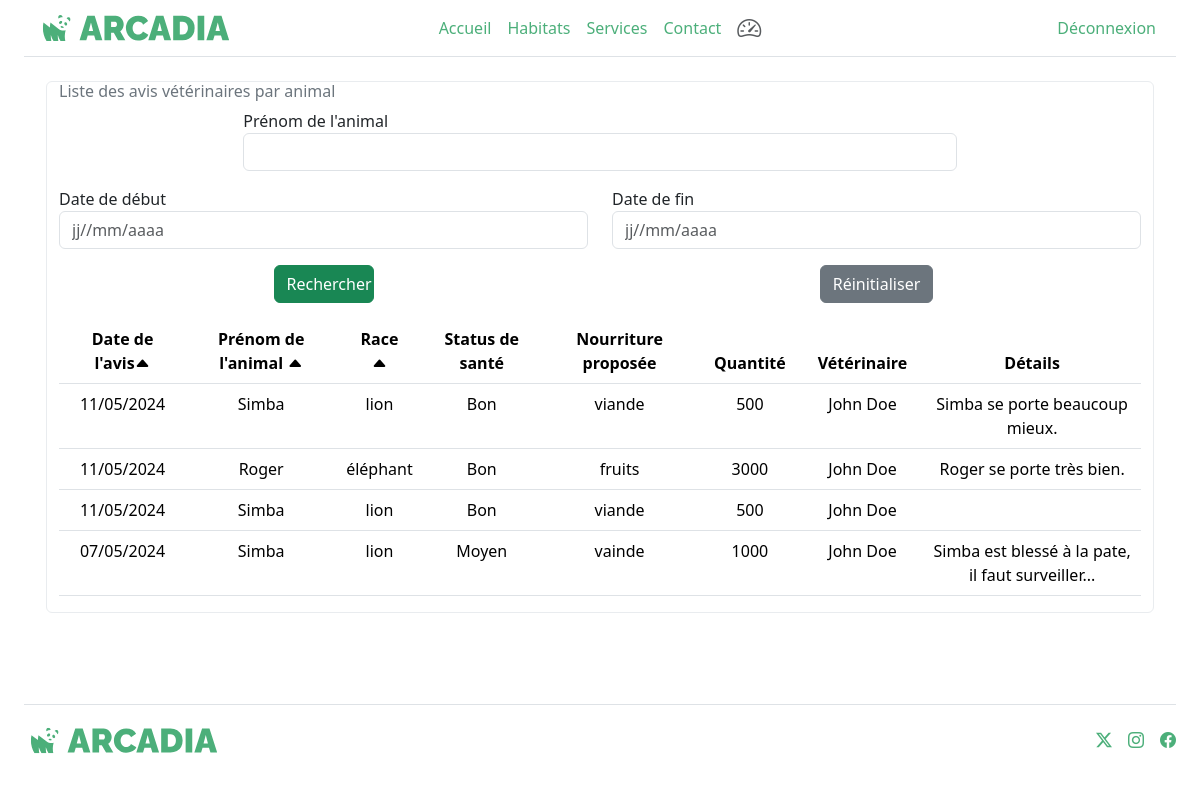
The page /index.php?controller=dashboard&action=reviewVeterinaryList (signed in) on the database its author committed.
### tables this page shows
CREATE TABLE IF NOT EXISTS `review_veterinary` (
  `id` int(10) unsigned NOT NULL AUTO_INCREMENT,
  `health_status` varchar(50) NOT NULL,
  `food` varchar(50) NOT NULL,
  `food_quantity` int(11) NOT NULL,
  `passing_date` date NOT NULL,
  `health_status_details` longtext DEFAULT NULL,
  `animal_uuid` varchar(255) NOT NULL,
  `user_id` int(11) NOT NULL,
  PRIMARY KEY (`id`),
  KEY `user_id` (`user_id`),
  KEY `animal_uuid` (`animal_uuid`) USING BTREE,
  CONSTRAINT `FK_review_veterinary_sf_arcadia.user` FOREIGN KEY (`user_id`) REFERENCES `user` (`id`) ON DELETE NO ACTION ON UPDATE NO ACTION
);

### src/Security/Security.php (called while the page is built, shortened)
<?php
class Security
{
    public static function isAdmin(): bool
    {
        return isset($_SESSION['user']) && $_SESSION['user']['role'] === 'admin';
    }
}

### index.php (called while the page is built, shortened)
<?php
$controller = new Controller();
$controller->route();

### db_config.php (called while the page is built, shortened)
<?php
if (file_exists(__DIR__ . '/.env')) {
    $dotenv = Dotenv::createImmutable(__DIR__);
    $dotenv->load();
    return [
        'db_name' => $_ENV['DB_NAME'],
        'db_user' => $_ENV['DB_USER'],
        'db_password' => $_ENV['DB_PASSWORD'],
        'db_port' => $_ENV['DB_PORT'],
        'db_host' => $_ENV['DB_HOST'],
    ];
} else {
    return [
        'db_name' => $_ENV['DB_NAME'],
        'db_user' => $_ENV['DB_USER'],
        'db_password' => $_ENV['DB_PASSWORD'],
        'db_port' => $_ENV['DB_PORT'],
        'db_host' => $_ENV['DB_HOST'],
    ];
}

### src/Db/Mysql.php (called while the page is built, shortened)
<?php
class Mysql
{
    private $db_name;
    private $db_user;
    private $db_password;
    private $db_port;
    private $db_host;
    private $pdo = null;
    private static $_instance = null;
    private function __construct()
    {
        $conf = require_once _ROOTPATH_ . '/db_config.php';
    }
    public static function getInstance(): self
    {
        if (is_null(self::$_instance)) {
            self::$_instance = new Mysql();
        }
        return self::$_instance;
    }
    public function getPDO(): \PDO
    {
        if (is_null($this->pdo)) {
            $this->pdo = new \PDO('mysql:dbname=' . $this->db_name . ';charset=utf8;host=' . $this->db_host . ':' . $this->db_port, $this->db_user, $this->db_password);
        }
        return $this->pdo;
    }
}

### src/Repository/Repository.php (called while the page is built, shortened)
<?php
class Repository
{
    public function __construct()
    {
        $mysql = Mysql::getInstance();
        $this->pdo = $mysql->getPDO();
    }
}

### src/Repository/ReviewVeterinaryRepository.php (called while the page is built, shortened)
<?php
class ReviewVeterinaryRepository extends Repository
{
    public function findAll()
    {
        $query = $this->pdo->prepare('SELECT * FROM review_veterinary ORDER BY passing_date DESC');
        $query->execute();
        $reviewsVeterinary = $query->fetchAll($this->pdo::FETCH_ASSOC);
        $reviewsVeterinary = array_map(function ($reviewVeterinary) {
            return ReviewVeterinary::createAndHydrate($reviewVeterinary);
        }, $reviewsVeterinary);
        return $reviewsVeterinary;
    }
}

### src/Entity/Entity.php (called while the page is built, shortened)
<?php
class Entity
{
    public static function createAndHydrate(array $data): static
    {
        $entity = new static();
        $entity->hydrate($data);
        return $entity;
    }
    public function hydrate(array $data)
    {
        if (count($data) > 0) {
            foreach ($data as $key => $value) {
                $methodName = 'set' . StringTools::toPascalCase($key);
                if (method_exists($this, $methodName)) {
                    if ($key == 'created_at') {
                        $value = new \DateTime($value);
                    } else if ($key == 'updated_at') {
                        $value = new \DateTime($value);
                    } else if ($key == 'passing_date') {
                        $value = new \DateTime($value);
                    } else if ($key == 'give_at') {
                        $value = new \DateTime($value);
                    }
                }
            }
        }
    }
}

### src/Tools/StringTools.php (called while the page is built, shortened)
<?php
class StringTools
{
    public static function toCamelCase($value, $pascalCase = false)
    {
        $value = ucwords(str_replace(array('-', '_'), ' ', $value));
        $value = str_replace(' ', '', $value);
        if ($pascalCase === false) {
            return lcfirst($value);
        } else {
            return $value;
        }
    }
    public static function toPascalCase($value)
    {
        return self::toCamelCase($value, true);
    }
}

### src/Entity/ReviewVeterinary.php (called while the page is built, shortened)
<?php
class ReviewVeterinary extends Entity
{
    protected ?string $health_status = '';
    protected ?string $food = '';
    protected ?string $food_quantity = '';
    protected ?DateTime $passing_date = null;
    protected ?string $health_status_details = '';
    protected ?string $animalUuid = '';
    protected ?int $userId = 0;
    public function setId($id): self
    {
        return $this;
    }
    public function getHealthStatus(): string
    {
        return $this->health_status;
    }
    public function setHealthStatus($health_status): self
    {
        $this->health_status = $health_status;
        return $this;
    }
    public function getFood(): string
    {
        return $this->food;
    }
    public function setFood($food): self
    {
        $this->food = $food;
        return $this;
    }
    public function getFoodQuantity(): string
    {
        return $this->food_quantity;
    }
    public function setFoodQuantity($food_quantity): self
    {
        $this->food_quantity = $food_quantity;
        return $this;
    }
    public function getPassingDate()
    {
        return $this->passing_date;
    }
    public function setPassingDate(DateTime $passing_date): self
    {
        $this->passing_date = $passing_date;
        return $this;
    }
    public function getHealthStatusDetails(): string
    {
        return $this->health_status_details;
    }
    public function setHealthStatusDetails($health_status_details): self
    {
        $this->health_status_details = $health_status_details;
        return $this;
    }
    public function getAnimalUuid(): string
    {
        return $this->animalUuid;
    }
    public function setAnimalUuid($animalUuid): self
    {
        $this->animalUuid = $animalUuid;
        return $this;
    }
    public function getUserId(): int
    {
        return $this->userId;
    }
    public function setUserId($userId): self
    {
        $this->userId = $userId;
        return $this;
    }
    public function getAnimalFirstName(): string
    {
        $animalRepository = new AnimalRepository();
        $animal = $animalRepository->findOneByUuid($this->animalUuid);
        return $animal->getFirstName();
    }
    public function getAnimalRace(): string
    {
        $animalRepository = new AnimalRepository();
        $animal = $animalRepository->findOneByUuid($this->animalUuid);
        return $animal->getRace();
    }
    public function getUserFistName(): string
    {
        $userRepository = new UserRepository();
        $user = $userRepository->findOneById($this->userId);
        return $user->getFirstname();
    }
    public function getUserLastName(): string
    {
        $userRepository = new UserRepository();
        $user = $userRepository->findOneById($this->userId);
        return $user->getLastName();
    }
}

### src/Repository/AnimalRepository.php (called while the page is built, shortened)
<?php
class AnimalRepository extends Repository
{
    public function findOneByUuid(string $uuid)
    {
        $query = $this->pdo->prepare('SELECT * FROM animal WHERE uuid = :uuid');
        $query->bindValue(':uuid', $uuid, \PDO::PARAM_STR);
        $query->execute();
        $animal = $query->fetch($this->pdo::FETCH_ASSOC);
        if ($animal) {
            return Animal::createAndHydrate($animal);
        }
        return null;
    }
}

### src/Entity/Animal.php (called while the page is built, shortened)
<?php
class Animal extends Entity
{
    public function setId($id): self
    {
        return $this;
    }
    public function setUuid($uuid): self
    {
        return $this;
    }
    public function setFirstname($first_name): self
    {
        $this->first_name = $first_name;
        return $this;
    }
    public function setRace($race): self
    {
        $this->race = $race;
        return $this;
    }
    public function setImage($image): self
    {
        return $this;
    }
    public function setHabitatId($habitatId): self
    {
        return $this;
    }
}

### src/Repository/UserRepository.php (called while the page is built, shortened)
<?php
class UserRepository extends Repository
{
    public function findOneById(int $id)
    {
        $query = $this->pdo->prepare("SELECT * FROM user WHERE id = :id");
        $query->bindParam(':id', $id, $this->pdo::PARAM_STR);
        $query->execute();
        $user = $query->fetch($this->pdo::FETCH_ASSOC);
        if ($user) {
            return User::createAndHydrate($user);;
        } else {
            return false;
        }
    }
}

### src/Entity/User.php (called while the page is built, shortened)
<?php
class User extends Entity
{
    public function setId(?int $id): self
    {
        return $this;
    }
    public function setEmail(?string $email): self
    {
        return $this;
    }
    public function setPassword(?string $password): self
    {
        return $this;
    }
    public function setFirstName(?string $first_name): self
    {
        $this->first_name = $first_name;
        return $this;
    }
    public function setLastName(?string $last_name): self
    {
        $this->last_name = $last_name;
        return $this;
    }
    public function setRole(?string $role): self
    {
        return $this;
    }
}

### templates/dashboard/reviewVeterinaryList.php (the view, shortened to what this page needs)
<?php
require_once _ROOTPATH_ . '/templates/header.php'; ?>
<?php if (Security::isAdmin()) {  ?>
    <main class="container">
        <div class="row justify-content-around border border-light-subtle rounded mt-3 mx-1">
            <div class=" table-responsive">
                <h6 class="text-secondary">Liste des avis vétérinaires par animal</h6>
                <form id="reviewVeterinaryForm" class="form-inline justify-content-center row">
                    <div class="form-group mb-3 col-8">
                        <label for="animalFirstName" class="sr-only">Prénom de l'animal</label>
                        <input type="text" class="form-control" id="animalFirstName">
                    </div>
                    <div class=" form-group mb-3 col-md-6">
                        <label for="firstDate" class="sr-only">Date de début</label>
                        <input type="text" class="form-control" id="firstDate" placeholder="jj//mm/aaaa">
                    </div>
                    <div class="form-group mb-3 col-md-6">
                        <label for=" lastDate" class="sr-only">Date de fin</label>
                        <input type="text" class="form-control" id="lastDate" placeholder="jj//mm/aaaa">
                    </div>
                    <div class="form-group mb-3 text-center col-sm-6">
                        <button type="button" class="btn btn-success" id="search">Rechercher</button>
                    </div>
                    <div class="form-group mb-3 text-center col-sm-6">
                        <button type="button" class="btn btn-secondary" id="reset">Réinitialiser</button>
                    </div>
                </form>
                <table id="reviewVeterinaryTable" class="table">
                    <thead>
                        <tr>
                            <th class="text-center px-3" scope="col">Date de l'avis<i id="dateCaret" class="bi bi-caret-up-fill"></i></th>
                            <th class="text-center px-3" scope="col">Prénom de l'animal <i id="firstNameCaret" class="bi bi-caret-up-fill"></i></th>
                            <th class="text-center px-3" scope="col">Race <i id="raceCaret" class="bi bi-caret-up-fill"></i></th>
                            <th class="text-center px-3" scope="col">Status de santé</th>
                            <th class="text-center px-3" scope="col">Nourriture proposée</th>
                            <th class="text-center px-3" scope="col">Quantité</th>
                            <th class="text-center px-3" scope="col">Vétérinaire</th>
                            <th class="text-center px-3" scope="col">Détails</th>
                        </tr>
                    </thead>
                    <tbody id="reviewVeterinaryTableBody">
                        <?php foreach ($reviewsVeterinary as $reviewVeterinary) : ?>
                            <tr>
                                <td class="text-center"><?= $reviewVeterinary->getpassingDate()->format('d/m/Y') ?></td>
                                <td class="text-center"><?= $reviewVeterinary->getAnimalFirstName() ?></td>
                                <td class="text-center"><?= $reviewVeterinary->getAnimalRace(); ?></td>
                                <td class="text-center"><?= $reviewVeterinary->getHealthStatus(); ?></td>
                                <td class="text-center"><?= $reviewVeterinary->getFood(); ?></td>
                                <td class="text-center"><?= $reviewVeterinary->getFoodQuantity(); ?></td>
                                <td class="text-center"> <?= $reviewVeterinary->getUserLastName() . ' ' . $reviewVeterinary->getUserFistName() ?></td>
                                <td class="text-center"><?= $reviewVeterinary->getHealthStatusDetails(); ?></td>
                            </tr>
                        <?php endforeach; ?>
                    </tbody>
                </table>
            </div>
        </div>
    </main>
<?php };
require_once _ROOTPATH_ . '/templates/footer.php'; ?>

### rows shown on the page
review_veterinary: format "11/05/2024", AnimalFirstName "Simba", AnimalRace "lion", health_status "Bon", food "viande", food_quantity "500", UserLastName "John", UserFistName "Doe", health_status_details "Simba se porte beaucoup mieux."
review_veterinary: format "11/05/2024", AnimalFirstName "Roger", AnimalRace "éléphant", health_status "Bon", food "fruits", food_quantity "3000", UserLastName "John", UserFistName "Doe", health_status_details "Roger se porte très bien."
review_veterinary: format "11/05/2024", AnimalFirstName "Simba", AnimalRace "lion", health_status "Bon", food "viande", food_quantity "500", UserLastName "John", UserFistName "Doe"
review_veterinary: format "07/05/2024", AnimalFirstName "Simba", AnimalRace "lion", health_status "Moyen", food "vainde", food_quantity "1000", UserLastName "John", UserFistName "Doe", health_status_details "Simba est blessé à la pate, il faut surveiller..."
